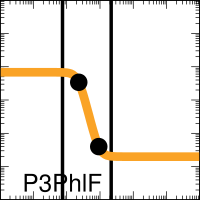

Reproduce this figure in gnuplot.

set output "demo001_A000_xfer_model_P3_PhlF.eps"
set terminal postscript eps enhanced color "Helvetica, 35" size 2,2
set logscale x
set logscale y
set lmargin screen 0.0
set rmargin screen 1.0
set tmargin screen 1.0
set bmargin screen 0.0
set size ratio 1.0
set border linewidth 2
set tics scale 2
set mxtics 10
set mytics 10
set key bottom left
set key samplen -1
set xrange [0.001:1000.0]
set yrange [0.001:1000.0]
set format y "10^{%L}"    
set format x "10^{%L}"    
set format x ""    
set xlabel '0001'
set arrow from 0.07522561396914379,0.001 to 0.07522561396914379,1000.0 nohead lw 10 lt 2 lc rgb '#000000'
set arrow from 2.1719318630438886,0.001 to 2.1719318630438886,1000.0 nohead lw 10 lt 2 lc rgb '#000000'
ymin = 0.02
ymax = 6.8
K = 0.23
n = 4.2
set dummy x

plot ymin+(ymax-ymin)/(1.0+(x/K)**n) lw 25 lc rgb '#F9A427' title 'P3PhlF',\
 "<echo '1 2'" using (0.230323307):(3.400000001301316)  with points pt 7 ps 4 lc rgb 'black' notitle,\
 "<echo '1 2'" using (0.920133536):(0.04000000004283734)  with points pt 7 ps 4 lc rgb 'black' notitle
